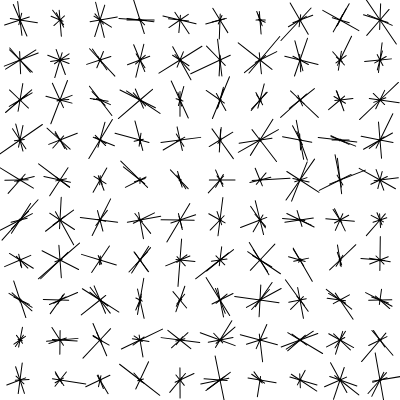
Frame 1 (no input)
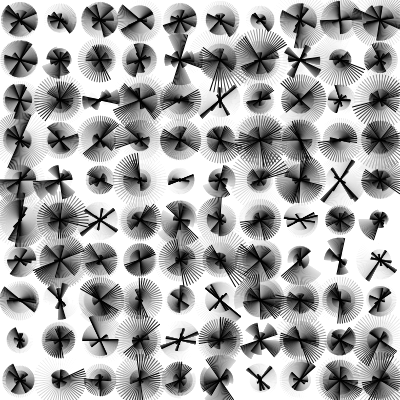
Frame 60 (no input)
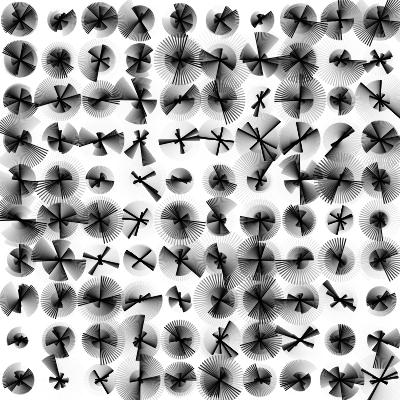
Frame 120 (the mouse pressed at the canvas centre since frame 60)

The p5.js sketch that drew these frames (run headless with seeded random() and noise() and a simulated clock; from frame 60 on, the mouse is pressed at the canvas centre):

// p5.js sketch
// ── sketch.js
function setup() {
  createCanvas(400, 400);
  noFill();
  rectMode(CENTER);
}
function draw() {
  background(255,16);
  randomSeed(1000);
  
  for (let j = 0; j < 10; j++) {
    for (let i = 0; i < 10; i++) {
      let x = 20 + i * 40;
      let y = 20 + j * 40;
      ellipse(x, y, 2);
      //rect(x, y, 40, 40);
      push();
      translate(x,y);
      rotate(sin(i*j+frameCount/50)*TWO_PI);
      ilines(0,0,5,50);
      pop();
    }
  }
}

// draw 'num' intersecting lines through a point
function ilines(x, y, num, maxLen) {
  for (let k = 0; k < num; k++) {
    let dx, dy, scl;
    dx = random(-1, 1);
    dy = random(-1, 1);
    scl = random(maxLen / 10, maxLen / 2);
    line(x, y, x + dx * scl, y + dy * scl);
    scl = random(maxLen / 10, maxLen / 2)
    line(x, y, x - dx * scl, y - dy * scl);
  }
}
